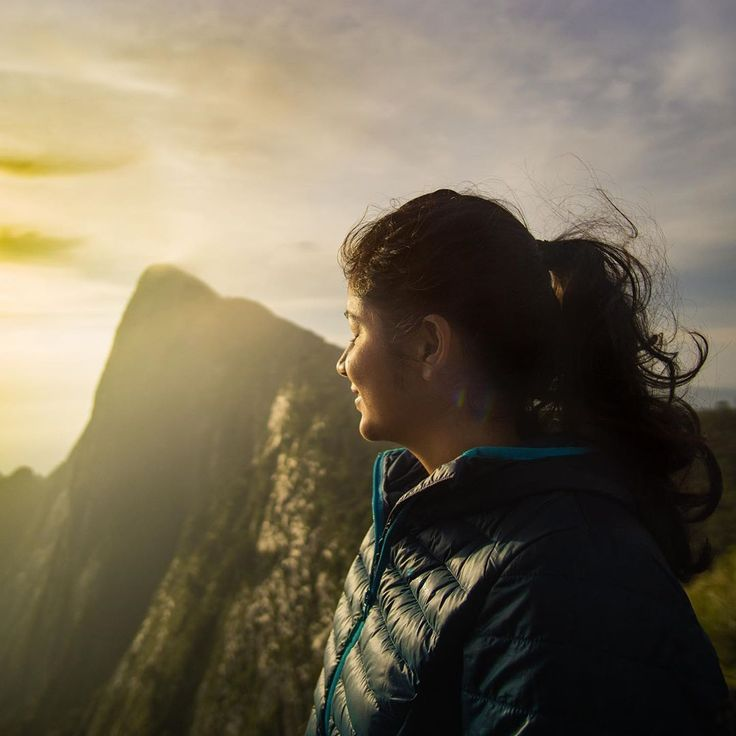
#> input picture girl.jpg, 736 x 736 px
$ python -i app.py   (imports and definitions only)   (older library calls are emulated)
#> lines starting #> are read from the running program, lines starting #| are printed output that depends on the picture; after the words box and inside, x2 and y2 are one past the last pixel; in counts of white or black regions, pixels touching at a corner belong together
#> further down, picture is the input picture: shape (736, 736, 3); mean B, G, R 87, 107.1, 117
from flask import Flask, render_template, request, send_file
import cv2
import numpy as np
from io import BytesIO
from PIL import Image

# [1 line not run here, left out]

# [94 lines left out: functions process_image, remove_background, remove_objects, enhance_clarity, enhance_color, not called in this run]

# Convert the image to black and white
def convert_to_black_and_white(img):
    return cv2.cvtColor(img, cv2.COLOR_BGR2GRAY)

# Invert Colors
def invert_colors(img):
    inverted_img = cv2.bitwise_not(img)
    return inverted_img

# Oil Painting Effect
def oil_painting_effect(img, size=7, intensity=10):
    # Convert the image to grayscale
#> called with size = 7, intensity = 10
    gray = cv2.cvtColor(img, cv2.COLOR_BGR2GRAY)
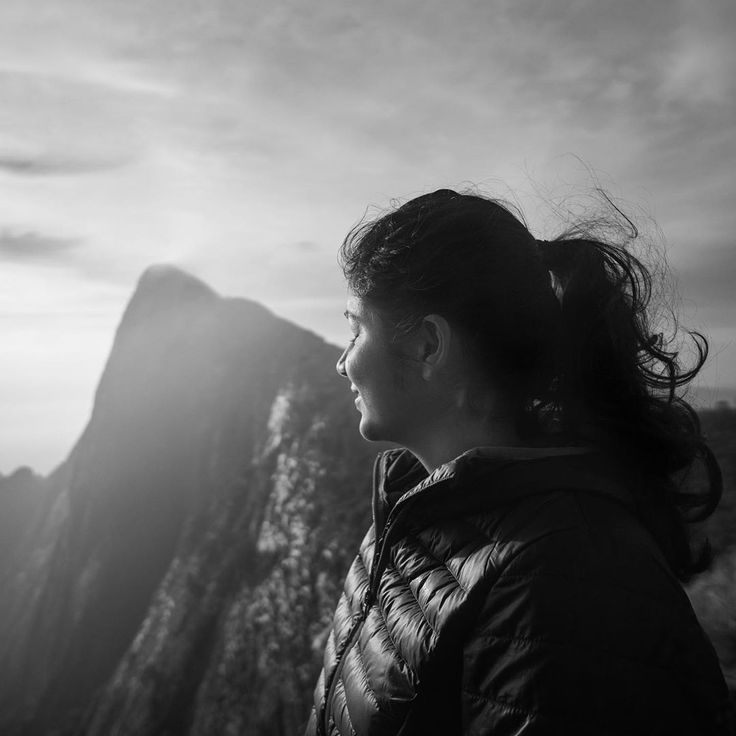
#> gray: shape (736, 736); min 0, max 253, mean 107.8

    # Apply median blur to the grayscale image
    gray_blurred = cv2.medianBlur(gray, size)

    # Create a 3-channel image for the result
    result = cv2.cvtColor(gray_blurred, cv2.COLOR_GRAY2BGR)

    # Apply bilateral filter to the result
    result = cv2.bilateralFilter(result, 9, 75, 75)

    # Create a mask for edges
    edges = cv2.Canny(gray, 30, 150)
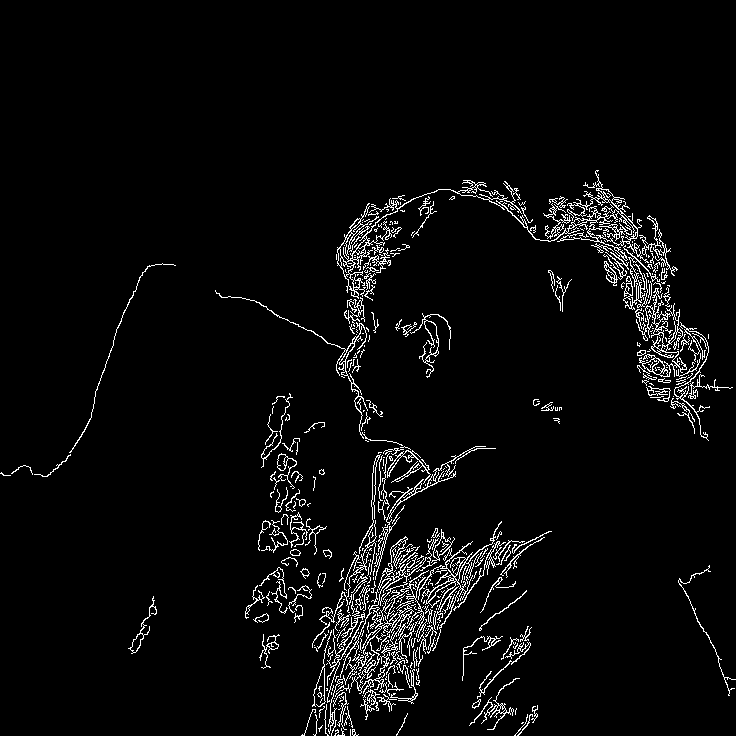
#> edges: shape (736, 736); 4% white in thin lines or dots, all inside (x1, y1, x2, y2) = (0, 170, 736, 736)

    # Convert the edges mask to BGR
    edges = cv2.cvtColor(edges, cv2.COLOR_GRAY2BGR)

    # Combine the result with edges mask using bitwise_and
    oil_painting = cv2.bitwise_and(result, edges)
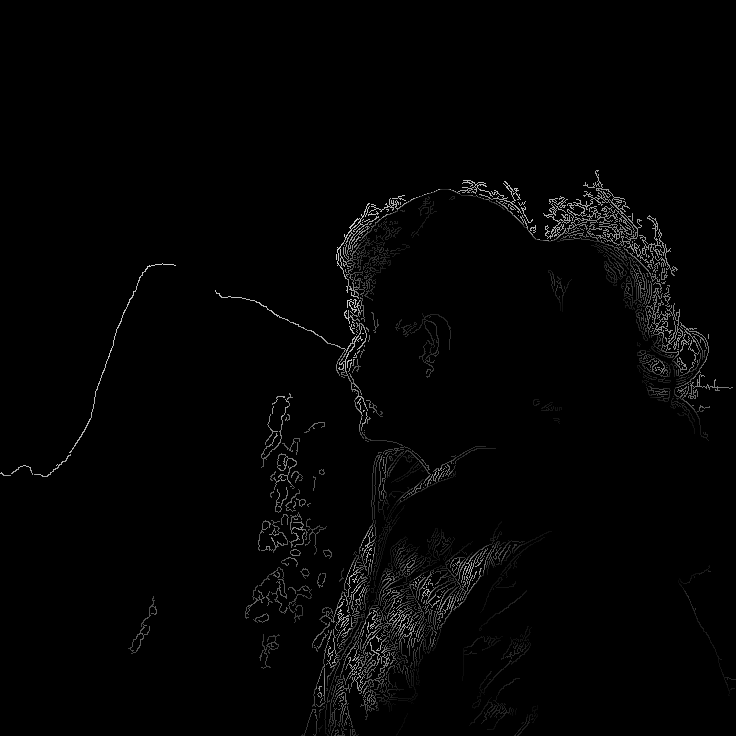
#> oil_painting: shape (736, 736, 3); min 0, max 213, mean 3.6

    return oil_painting


# Blur Background
# [30 lines left out: functions blur_background, index, not called in this run]

# [2 lines not run here, left out]

>>> import cv2
>>> picture = cv2.imread('girl.jpg')
>>> result = oil_painting_effect(picture)
